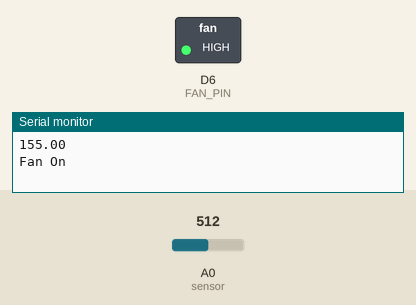
Bench run of a sketch on a simulated ESP8266 (NodeMCU). Shown: switched loads named in the sketch (green lamp = pin HIGH), the last lines printed to the serial monitor. The inputs (shaded band) are chosen by the test bench; at power-on: A0 (sensor) = 512. WiFi joins after 1.5 s; servers stay silent unless stated.

Above: at 3.0 s.
3.1 s: A0 (sensor) set to 103
5.0 s: A0 (sensor) set to 86
At 6.5 s:
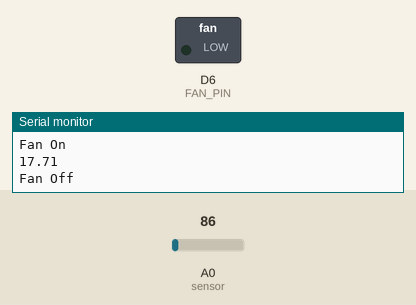
8.3 s: A0 (sensor) set to 122
At 10.0 s:
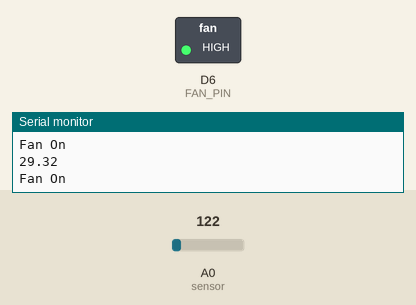
10.3 s: A0 (sensor) set to 11
At 11.5 s:
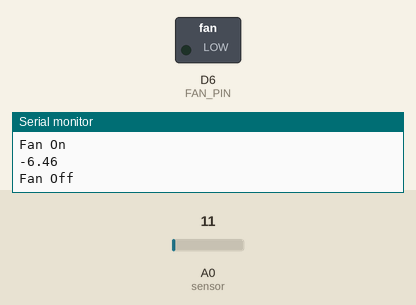
Timing chart, 0 to 13.3 s (numbered marks = the images above; inputs shaded):
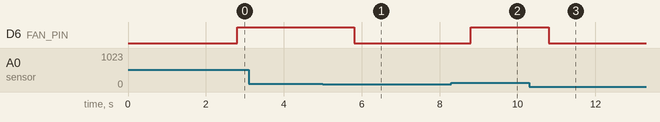

The sketch:

FJ20MO9JWOTMI3T.ino
```cpp
#include <ESP8266WiFi.h>
#include <BlynkSimpleEsp8266.h>
char auth[] = "wE_6ldUPR-InfxI3_ok9QOYrjv7bYU8W";
char ssid[] = "hack";
char pass[] = "Easy@2021";
#define PIN_UPTIME V6
#define FAN_PIN D6
BLYNK_READ(PIN_UPTIME)
{
  Blynk.virtualWrite(PIN_UPTIME, millis() / 1000);
}

BlynkTimer timer;

void myTimerEvent()
{
  int analogValue = analogRead(A0); //reading the sensor on A0
  float millivolts = (analogValue/1024.0) * 3300; //3300 is the voltage provided by NodeMCU
  float celsius = millivolts/10;
  Blynk.virtualWrite(V0, celsius-10);
  Serial.println(celsius-10);

  if ((celsius-10) >21)
  {
    digitalWrite(D6, HIGH);
    Serial.println("Fan On");
  }
  else
  {
    digitalWrite(D6, LOW);
    Serial.println("Fan Off");
  }
}

void setup()
{
  Serial.begin(9600);
  Blynk.begin(auth, ssid, pass);
  timer.setInterval(1000L, myTimerEvent);
  pinMode(FAN_PIN, OUTPUT);
}

void loop()
{

  Blynk.run();
  timer.run();
}
```

Measured:
- the behaviour switches between 97 and 96 on A0 (sensor) (found by bisection; images 0 and 1)
- after the input at 5.0 s, D6 (FAN_PIN): HIGH → LOW after 0.80 s
- after the input at 8.3 s, D6 (FAN_PIN): LOW → HIGH after 0.50 s
- after the input at 10.3 s, D6 (FAN_PIN): HIGH → LOW after 0.50 s
